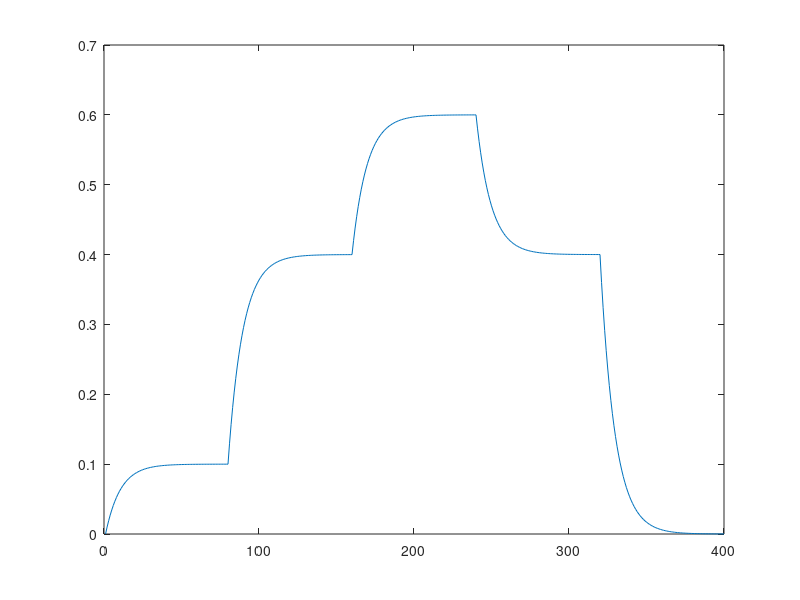

This figure's MATLAB source:

N=400; %evolucion
n=5;
T=[0.1*ones(1,N/n) 0.4*ones(1,N/n) 0.6*ones(1,N/n) 0.4*ones(1,N/n) 0*ones(1,N/n)];
alfa=0.1;
tau=zeros(1,N);
for i=2:N
  tau(i)=alfa*T(i)+(1-alfa)*tau(i-1);
endfor

plot(tau);

